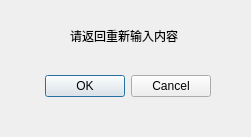
<?xml version="1.0" encoding="UTF-8"?>
<ui version="4.0">
 <class>Dialog</class>
 <widget class="QDialog" name="Dialog">
  <property name="geometry">
   <rect>
    <x>0</x>
    <y>0</y>
    <width>251</width>
    <height>137</height>
   </rect>
  </property>
  <property name="windowTitle">
   <string>Dialog</string>
  </property>
  <widget class="QDialogButtonBox" name="buttonBox">
   <property name="geometry">
    <rect>
     <x>-130</x>
     <y>70</y>
     <width>341</width>
     <height>32</height>
    </rect>
   </property>
   <property name="orientation">
    <enum>Qt::Horizontal</enum>
   </property>
   <property name="standardButtons">
    <set>QDialogButtonBox::Cancel|QDialogButtonBox::Ok</set>
   </property>
  </widget>
  <widget class="QLabel" name="label">
   <property name="geometry">
    <rect>
     <x>70</x>
     <y>20</y>
     <width>121</width>
     <height>31</height>
    </rect>
   </property>
   <property name="text">
    <string>请返回重新输入内容</string>
   </property>
  </widget>
 </widget>
 <resources/>
 <connections>
  <connection>
   <sender>buttonBox</sender>
   <signal>accepted()</signal>
   <receiver>Dialog</receiver>
   <slot>accept()</slot>
   <hints>
    <hint type="sourcelabel">
     <x>248</x>
     <y>254</y>
    </hint>
    <hint type="destinationlabel">
     <x>157</x>
     <y>274</y>
    </hint>
   </hints>
  </connection>
  <connection>
   <sender>buttonBox</sender>
   <signal>rejected()</signal>
   <receiver>Dialog</receiver>
   <slot>reject()</slot>
   <hints>
    <hint type="sourcelabel">
     <x>316</x>
     <y>260</y>
    </hint>
    <hint type="destinationlabel">
     <x>286</x>
     <y>274</y>
    </hint>
   </hints>
  </connection>
 </connections>
</ui>
